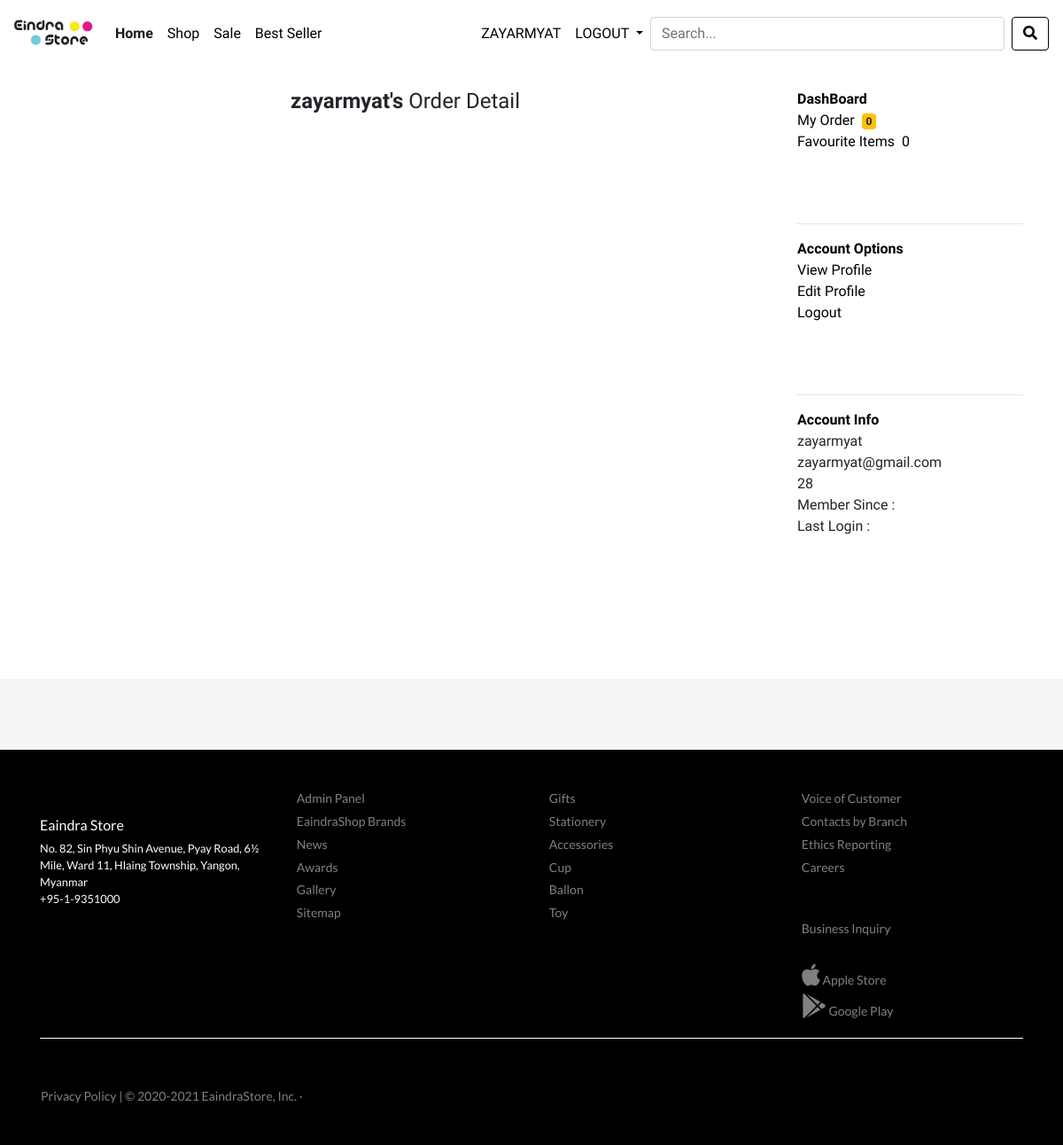
Screenshot of /myorder_detail.php (signed in) with the database file from the repository.
### tables this page shows
CREATE TABLE `customer` (
  `id` int(11) NOT NULL,
  `name` varchar(255) NOT NULL,
  `email` varchar(255) NOT NULL,
  `pass` varchar(255) NOT NULL,
  `customer_img` varchar(255) NOT NULL
);

CREATE TABLE `categories` (
  `cat_id` int(11) NOT NULL,
  `cat_name` varchar(255) NOT NULL,
  `created_date` datetime NOT NULL,
  `modified_date` datetime NOT NULL
);

### myorder_detail.php (the view, shortened to what this page needs)
<?php
  include('confs/config.php');
  include('001header.php');
  include('004navbar.php');
  $customer = $_SESSION['email'];
  $c = "SELECT * FROM customer WHERE email = '$customer'";
  $r = mysqli_query($mysqli,$c);
  $row_c =mysqli_fetch_assoc($r);
  $customer_id = $row_c['id'];
  $order_id = $_GET['id'];
  $sql = "SELECT * FROM orders WHERE customer = '$customer' and order_id ='$order_id'";
  $run = mysqli_query($mysqli,$sql);
  $count = mysqli_num_rows($run);
  $sql2 = "SELECT * FROM add_to_favourite WHERE customer_id='$customer_id'";
  $run2 =mysqli_query($mysqli,$sql2);
  $count_fav = mysqli_num_rows($run2);
?>
<br>
 <div class="container">
   <div class="row">
     <div class="col-md-9">
      <h4 style="text-align: center;"><b><?php echo $row_c['name'] ?>'s</b> Order Detail</h4>
      <br>
     </div>
        <div class="col-md-3">
       <ul class="dash">
        <li>
            <b><a href="index.php">DashBoard</a></b>
          </li>
          <li><a href='myorder.php'>My Order<span class='badge badge-warning' style='margin-left: 8px;'><?php echo $count ?></a></li>
          <li><a href='dashboard.php'>Favourite Items<span class='label label-danger' style='margin-left: 8px;'><?php echo $count_fav ?></a></li>
        </ul><br><br>
        <hr>
         <ul class="dash">
        <li>
            <b><a href="index.php">Account Options</a></b>
          </li>
          <li><a href=''>View Profile</a></li>
          <li><a href=''>Edit Profile</a></li>
          <li><a href=''>Logout</a></li>
        </ul><br><br>
        <hr>
         <ul class="dash">
        <li>
            <b><a href="index.php">Account Info</a></b>
          </li>
          <li><?php echo $row_c['name'] ?></li>
          <li><?php echo $row_c['email'] ?></li>
          <li><?php echo $customer_id ?></li>
          <li>Member Since : </li>
          <li>Last Login : </li>
        </ul><br><br>
     </div>
   </div>
 </div>
 <?php   include('002footer.php'); ?>

### 004navbar.php (shortened to what this page needs)
<nav class="navbar navbar-expand-lg navbar-light bg-white">
  <a class="navbar-brand" href="index.php"><img src="image/e.jpg" width="90" ></a>
  <div class="collapse navbar-collapse" id="navbarSupportedContent">
    <ul class="navbar-nav mr-auto">
      <li class="nav-item active">
        <a class="nav-link" href="index.php">Home <span class="sr-only">(current)</span></a>
      </li>
      <li class="nav-item">
        <a class="nav-link" href="product.php">Shop</a>
      </li>
      <li class="nav-item">
        <a class="nav-link" href="sale.php">Sale</a>
      </li>
       <li class="nav-item">
        <a class="nav-link" href="best-seller.php">Best Seller</a>
      </li>
    </ul>
      <ul class="navbar-nav">
       <?php if(!isset($_SESSION['email'])){ ?>
            <li class="nav-item dropdown">
        <a class="nav-link dropdown-toggle" href="#" id="navbarDropdown" role="button" data-toggle="dropdown" aria-haspopup="true" aria-expanded="false">
          LOGIN/REGISTER
        </a>
        <div class="dropdown-menu" aria-labelledby="navbarDropdown">
          <a class="dropdown-item" href="checkout.php">LOGIN</a>
          <a class="dropdown-item" href="ajax-registration-script-with-php-mysql-and-jquery/index.php">REGISTER</a>
        </div>
      </li>
       <?php } else{ ?>
        <?php
        include('confs/config.php');
    $email = $_SESSION['email'];
    $sql_customer = mysqli_query($mysqli,"SELECT * FROM customer WHERE email = '$email'");
    $row_customer = mysqli_fetch_assoc($sql_customer);
?>
          <li class="nav-item">
        <a class="nav-link" href="myorder.php" style="text-transform: uppercase;">
          <?php echo $row_customer['name'] ?> </a>
      </li>
             <li class="nav-item dropdown">
        <a class="nav-link dropdown-toggle" href="#" id="navbarDropdown" role="button" data-toggle="dropdown" aria-haspopup="true" aria-expanded="false">
          LOGOUT
        </a>
      </li>
        <?php } ?>
      </ul>
      <form method="get" action="search.php" class="form-inline my-2 my-lg-0">
   <div class='soso' ng-controller="fetchCtrl" ng-click='containerClicked();' >
           <input type='text' name="user_query" class="form-control mr-sm-2" ng-keyup='fetchUsers()' ng-click='searchboxClicked($event);' ng-model='searchText' placeholder='Search...'><br>
        </div>
          <button name="search" class="btn btn-outline-dark my-2 my-sm-0" type="submit"><span class="fa fa-search"></span></button>
    </form>
  </div>
</nav>

### 002footer.php (shortened to what this page needs)
<br><br><br><br>
<footer id="footer-sub">
</footer>
  <footer id="footer-main">
    <div class="container">
      <div class="row">
        <div class="col-sm-3">
            <br>
            <h6 class="mt-3">Eaindra Store</h6>
            <p>
              No. 82, Sin Phyu Shin Avenue, Pyay Road, 6½ Mile, Ward 11, Hlaing Township, Yangon, Myanmar<br>
              +95-1-9351000
            </p>
        </div>
        <div class="col-sm-3">
          <a  href="admin/">Admin Panel</a>
          <a href="">EaindraShop Brands</a>
          <a href="">News</a>
          <a href="">Awards</a>
          <a href="">Gallery</a>
          <a href="">Sitemap</a>
        </div>
        <div class="col-sm-3">
           <?php
               include('confs/config.php');
                $query = "SELECT * FROM categories order by cat_id desc";
                $result = mysqli_query($mysqli,$query);
                while($row = mysqli_fetch_assoc($result) ){
                    $id = $row['cat_id'];
                ?>
                <a href="product.php?cat=<?php echo $id ?>"><?php echo $row['cat_name'] ?></a>
            <?php } ?>
        </div>
        <div class="col-sm-3">
          <a href="">Voice of Customer</a>
          <a href="">Contacts by Branch</a>
          <a href="">Ethics Reporting</a>
          <a href="">Careers</a>
          <br><br>
          <a href="">Business Inquiry</a>
          <br>
          <a href="" class="ico"><i class="fab fa-apple fa-2x"></i> Apple Store</a>
          <a href="" class="ico"><i class="fab fa-google-play fa-2x"></i> Google Play</a>
        </div>
      </div>
      <hr>
      <div class="row">
        <div class="col-sm-6">
        </div>
        <div class="col-sm-6">
        </div>
        <a href="" style="margin-left: 1rem">Privacy Policy | &copy; 2020-2021 EaindraStore, Inc. &middot; </a>
      </div>
    </div>
  </footer>

### css/sport-store.css (style rules this page uses)
html,body { font-family: 'Lato', sans-serif; font-family: 'Open Sans', sans-serif; font-family: 'Abel', sans-serif; }
.btn-outline-dark { color: #000; border-color: #000; }
.active { font-weight: bold; }

### 001header.php (style rules this page uses)
.btn-outline-dark { color: #000; background-color: transparent; background-image: none; border-color: #000; }
html,body { font-family: 'Lato', sans-serif; font-family: 'Open Sans', sans-serif; font-family: 'Abel', sans-serif; }

### 004navbar.php (style rules this page uses)
.form-inline .form-control { display: inline-block; width: 400px; vertical-align: middle; }
.navbar-light .navbar-nav .nav-link { color: #000; }

### myorder_detail.php (style rules this page uses)
.dash { list-style: none; padding: 0; }
a { color: black; }

### 002footer.php (style rules this page uses)
#footer-main { background: #000; color: white; font-size: 0.8rem; padding: 2.5rem 0; font-family: 'Lato', sans-serif; }
#footer-main a { font-size: 14px; display: block; margin: 0.3rem; color: grey; }
#footer-main hr { margin-top: 1rem; margin-bottom: 1rem; border: 0; border-top: 1px solid white; }
#footer-sub { height: 5rem; background: whitesmoke; }
.ico { font-size: 18px; margin: 0.5rem; }

### rows the page displays
customer: name "ZAYARMYAT", name "zayarmyat", email "zayarmyat@gmail.com", id "28"
categories: cat_name "Gifts"
categories: cat_name "Stationery"
categories: cat_name "Accessories"
categories: cat_name "Cup"
categories: cat_name "Ballon"
categories: cat_name "Toy"

### other values shown
$count "0"
$count_fav "0"
